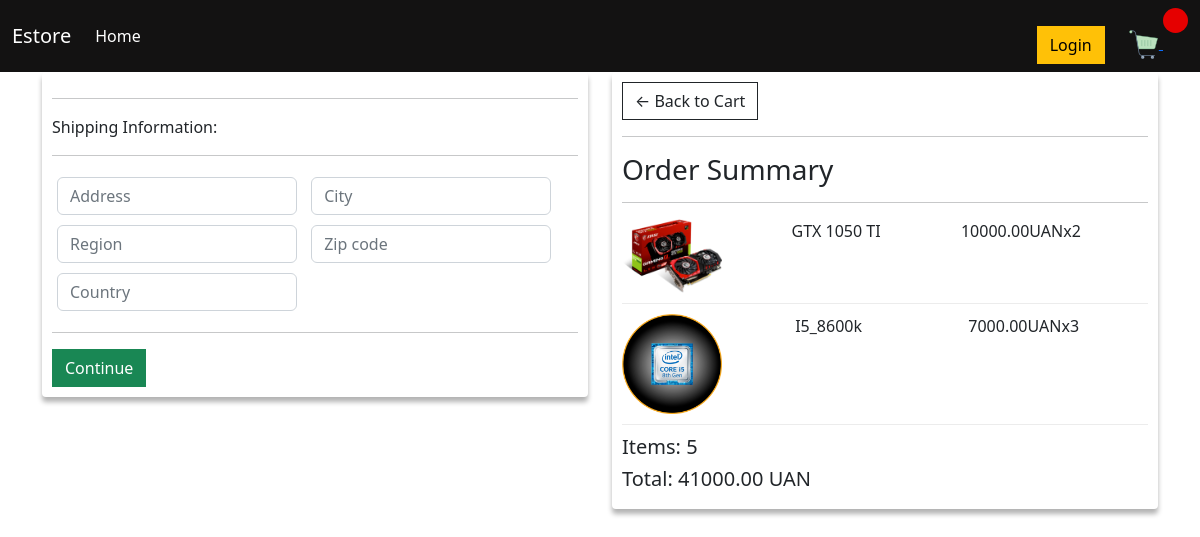
/checkout/ (signed in), run on an earlier commit of the app's database.
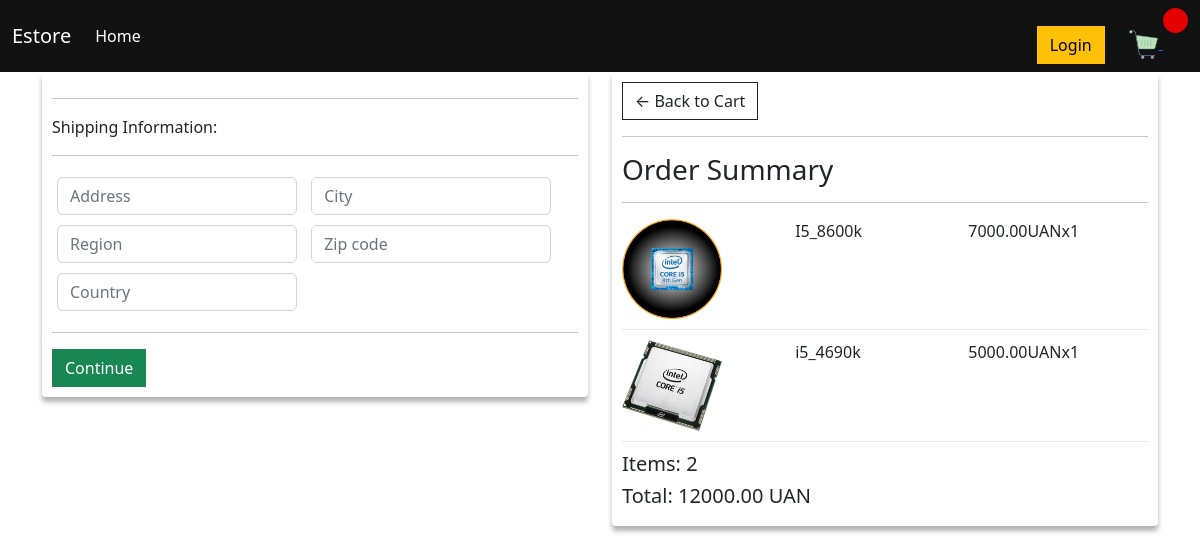
And on a later commit of the database.
### store/models.py (models this page shows, shortened)
class OrderItem(models.Model):
    product = models.ForeignKey(Product, on_delete=models.SET_NULL, null=True)
    order = models.ForeignKey(Order, on_delete=models.SET_NULL, null=True)
    quantity = models.IntegerField(default=0, null=True,blank=True)
    date_added = models.DateTimeField(auto_now_add=True)
    @property
    def get_total(self):
        total = self.product.price * self.quantity
        return total

class Product(models.Model):
    name = models.CharField(max_length=200,null=True)
    price = models.FloatField()
    digital = models.BooleanField(default=False, null=True)
    image = models.ImageField(null=True, blank=True, default="product_placeholder.png")

class Order(models.Model):
    customer = models.ForeignKey(Customer, on_delete=models.SET_NULL, null=True, blank=True)
    date_ordered = models.DateTimeField(auto_now_add=True)
    complete = models.BooleanField(default=False)
    transaction_id = models.CharField(max_length=100,null=True)
    @property
    def shipping(self):
        shipping = False
        orderitems = self.orderitem_set.all()
        for i in orderitems:
            if i.product.digital == False:
                shipping = True
        return shipping
    @property
    def get_cart_total(self):
        order_items = self.orderitem_set.all()
        total = sum([item.get_total for item in order_items])
        return total
    @property
    def get_cart_items(self):
        order_items = self.orderitem_set.all()
        total = sum([item.quantity for item in order_items])
        return total

### store/views.py (the view)
def checkout(request):
    if request.user.is_authenticated:
        customer = request.user.customer
        order,created = Order.objects.get_or_create(customer=customer, complete=False)
        items = order.orderitem_set.all()
    else:
        items = []
        order = {'get_cart_total':0, 'get_cart_items':0, 'shipping':False}
    context = {'items': items, 'order':order}
    return render(request,'store/checkout.html', context)

### store/templates/store/checkout.html (shortened to what this page needs)
{% extends 'store/main.html' %}
{% load static %}
{% block content %}
     <div class="row">
		<div class="col-lg-6">
			<div class="box-element" id="form-wrapper">
				<form id="form">
					<div id="shipping-info">
						<hr>
						<p>Shipping Information:</p>
						<hr>
						<div class="form-field">
							<input class="form-control" type="text" name="address" placeholder="Address">
						</div>
						<div class="form-field">
							<input class="form-control" type="text" name="city" placeholder="City">
						</div>
						<div class="form-field">
							<input class="form-control" type="text" name="region" placeholder="Region">
						</div>
						<div class="form-field">
							<input class="form-control" type="text" name="zipcode" placeholder="Zip code">
						</div>
						<div class="form-field">
							<input class="form-control" type="text" name="country" placeholder="Country">
						</div>
					</div>
					<hr>
					<input id="form-button" class="btn btn-success btn-block" type="submit" value="Continue">
				</form>
			</div>
			<br>
		</div>
		<div class="col-lg-6">
			<div class="box-element">
				<a  class="btn btn-outline-dark" href="{% url 'cart' %}">&#x2190;&nbsp;Back to Cart</a>
				<hr>
				<h3>Order Summary</h3>
				<hr>
				{% for item in items %}
				<div class="cart-row">
					<div style="flex:2"><img class="row-image" src="{{item.product.image.url}}"></div>
					<div style="flex:2"><p>{{item.product.name}}</p></div>
					<div style="flex:1"><p>{{item.product.price|floatformat:2}}UAN</p></div>
					<div style="flex:1"><p>x{{item.quantity}}</p></div>
				</div>
				{% endfor %}
				<h5>Items:&nbsp;{{order.get_cart_items}}</h5>
				<h5>Total:&nbsp;{{order.get_cart_total|floatformat:2}}&nbsp;UAN</h5>
			</div>
		</div>
	</div>
{% endblock content%}

What changed in the data, as far as the page shows it:
removed OrderItem: product.image (picture), product.name "GTX 1050 TI", product.price "10000.00", quantity "2"
removed OrderItem: product.image (picture), product.name "I5_8600k", product.price "7000.00", quantity "3"
added OrderItem: product.image (picture), product.name "I5_8600k", product.price "7000.00", quantity "1"
added OrderItem: product.image (picture), product.name "i5_4690k", product.price "5000.00", quantity "1"
computed for Order: get_cart_items "5" → "2"; get_cart_total "41000.00" → "12000.00"
